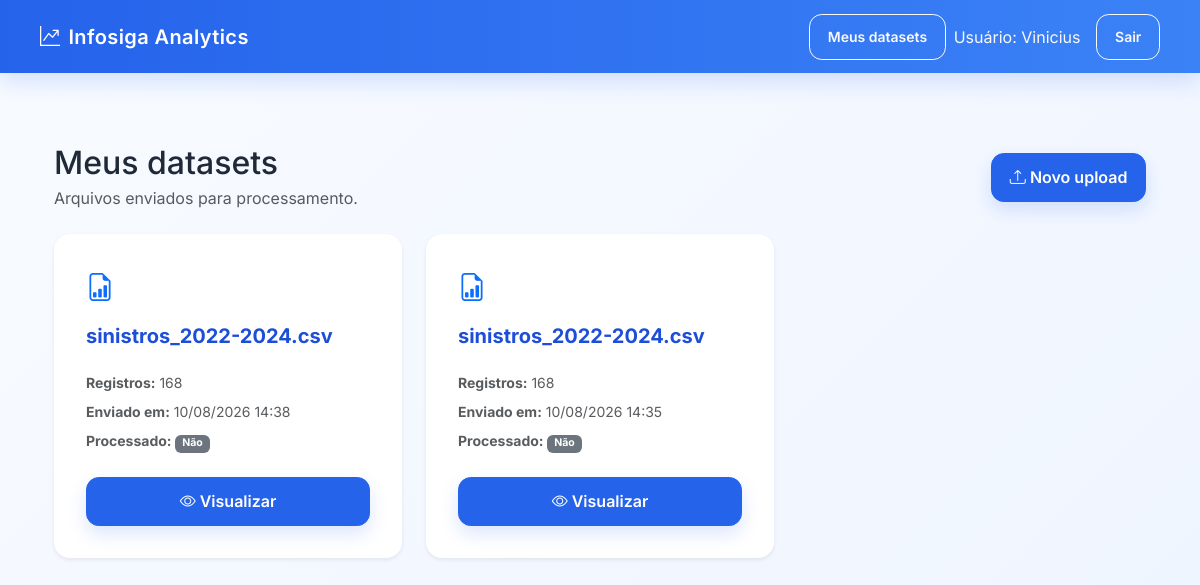
The app's page /datasets/ (signed in), older data.
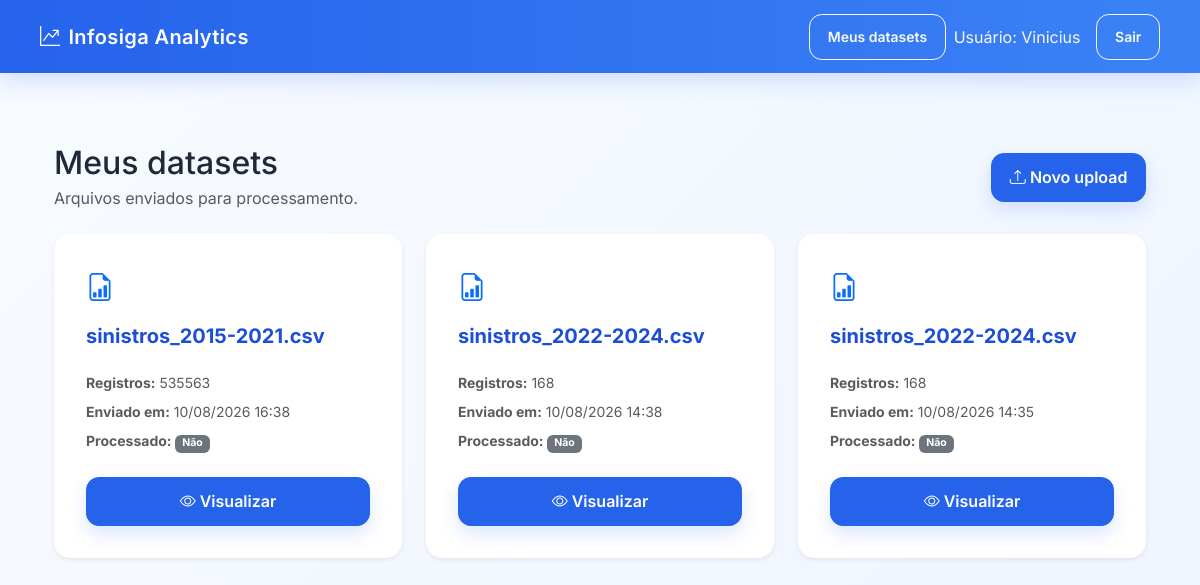
The same page, newer data.
### analytics/models.py (models this page shows, shortened)
class Dataset(models.Model):
    usuario = models.ForeignKey(
        settings.AUTH_USER_MODEL,
        on_delete=models.CASCADE,
        related_name="datasets",
    )
    nome_original = models.CharField(
        max_length=255
    )
    arquivo = models.FileField(
        upload_to="datasets/"
    )
    quantidade_registros = models.PositiveIntegerField(
        default=0
    )
    criado_em = models.DateTimeField(
        auto_now_add=True
    )
    atualizado_em = models.DateTimeField(
        auto_now=True
    )
    resultado_processado = models.FileField(
        upload_to="datasets/processed/",
        null=True,
        blank=True,
    )

### analytics/views/datasets.py (the view)
# urls.py: path("datasets/", dataset_list, name="dataset_list"),
@login_required
def dataset_list(request):
    datasets = DatasetService.list_for_user(request.user)
    return render(
        request,
        "analytics/datasets/list.html",
        {
            "datasets": datasets,
        },
    )

### analytics/persistence/datasets.py (called while the page is built)
def list_datasets_for_user(usuario):
    return (
        Dataset.objects
        .filter(usuario=usuario)
        .order_by("-criado_em")
    )

### analytics/services/dataset_service.py (called while the page is built)
    @staticmethod
    def list_for_user(usuario):
        return dataset_persistence.list_datasets_for_user(usuario)

### analytics/templates/analytics/datasets/list.html (shortened to what this page needs)
{% extends "analytics/base.html" %}
{% block content %}
<div class="container py-4">
    <div class="d-flex justify-content-between align-items-center mb-4">
        <div>
            <h2 class="mb-1">Meus datasets</h2>
            <p class="text-muted mb-0">
                Arquivos enviados para processamento.
            </p>
        </div>
        <a href="{% url 'home' %}" class="btn btn-primary">
            <i class="bi bi-upload"></i>
            Novo upload
        </a>
    </div>
    {% if datasets %}
        <div class="row g-4">
            {% for dataset in datasets %}
                <div class="col-md-6 col-lg-4">
                    <div class="card shadow-sm border-0 h-100">
                        <div class="card-body d-flex flex-column">
                            <div class="d-flex align-items-start justify-content-between mb-3">
                                <div class="text-primary fs-3">
                                    <i class="bi bi-file-earmark-bar-graph"></i>
                                </div>
                            </div>
                            <h5 class="card-title text-break">
                                {{ dataset.nome_original }}
                            </h5>
                            <div class="text-muted small mt-3 mb-4">
                                <div class="mb-2">
                                    <strong>Registros:</strong>
                                    {{ dataset.quantidade_registros }}
                                </div>
                                <div class="mb-2">
                                    <strong>Enviado em:</strong>
                                    {{ dataset.criado_em|date:"d/m/Y H:i" }}
                                </div>
                                <div>
                                    <strong>Processado:</strong>
                                    {% if dataset.resultado_processado %}
                                        <span class="badge bg-success">Sim</span>
                                    {% else %}
                                        <span class="badge bg-secondary">Não</span>
                                    {% endif %}
                                </div>
                            </div>
                            <div class="mt-auto">
                                <a href="{% url 'dataset_detail' dataset.id %}" class="btn btn-primary w-100">
                                    <i class="bi bi-eye"></i> Visualizar
                                </a>
                            </div>
                        </div>
                    </div>
                </div>
            {% endfor %}
        </div>
    {% endif %}
</div>
{% endblock %}

Row changes from the older to the newer data that the page shows:
added Dataset: nome_original "sinistros_2015-2021.csv", quantidade_registros "535563", criado_em "10/08/2026 16:38", shows "Não"
